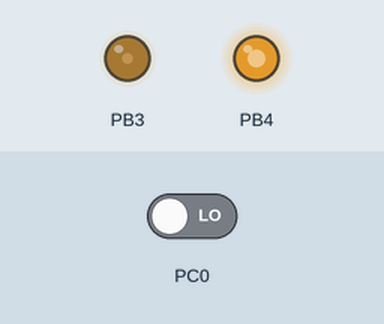
A program run on a simulated ATmega644P, built with avr-gcc and emulated at 14.7456 MHz. Shown: output pins drawn as LEDs (lit = HIGH). The test bench sets the inputs (shaded band); at power-on: PC0 LOW. What the program prints to the serial monitor is not drawn.

Above: at 1.2 s.
1.3 s: PC0 driven HIGH
2.8 s: PC0 driven LOW
Timing chart, 0 to 5.8 s (numbered marks = the images above; inputs shaded):
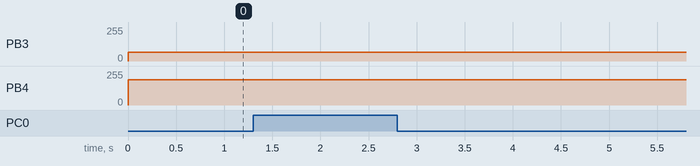

Measured:
- after the input at 1.3 s, every drawn part: stays the same
- after the input at 2.8 s, every drawn part: stays the same

The program:

main.c
```c
/*
 * Lab 1 Design 2.c
 *
 * Created: 5/11/2018 1:59:43 PM
 * Author : Group 27
 */

#include "uart.h"
#include <stdint.h>
#include <stdio.h>
#include <avr/io.h>
#include <avr/interrupt.h>
#include <util/delay.h>

#define TIMER_SPEED	(F_CPU/8)
/*
	PIN Change ISR for PC0.
	Measures the frequency and duty cycle of PWM waveforms and outputs the values
	over UART Baud 115200.
*/
ISR(PCINT2_vect)
{
//	static uint16_t t1;
//	static uint16_t t2;
//	static uint16_t delta_t;
//	static uint16_t t_high;
//	static uint16_t t_duty;
//	static uint16_t duty;
//	static uint8_t falling = 0;
//	static uint8_t first_rise = 1;
//	static uint16_t freq;

	if(PINC & 0x01) {
	/*	if(first_rise) {
		// This handles the first rise of a PWM
			t1 = ((uint16_t)TCNT1L) | ((uint16_t)TCNT1H<<8);
			first_rise = 0;
			falling = 1;
		}
		else if(!falling) {
		// this handles the second rise of a period of a PWM
			t2 = ((uint16_t)TCNT1L) | ((uint16_t)TCNT1H<<8);
			delta_t = t2 - t1;
			t_duty = t_high - t1;
			duty = (uint16_t)(((float)t_duty/delta_t)*100.);
			freq = (uint16_t)(TIMER_SPEED/delta_t);
			printf("\nt1 = %u\nt2 = %u\ndelta_t = %u\nt_high = %u\nt_duty = %u\nduty = %u\nfreq = %u\n",t1,t2,delta_t,t_high,t_duty,duty,freq);
			first_rise = 1;
			_delay_ms(2500);
		}
		else {
		//	This handles if an interrupt is missed
		//	This will reset the pulse we are measuring
			first_rise = 1;
			falling = 0;

		}*/
	printf("HIGH\n");
	}
	else {
		printf("LOW\n");
	}
/*	else if(falling){
	// This handles the falling edge of the PWM period
		t_high = ((uint16_t)TCNT1L) | ((uint16_t)TCNT1H<<8);
		falling = 0;
	}
*/
}

int main(void)
{
	init_uart();
/*	Set DDR */
	DDRB |= (1<<PB3) | (1<<PB4);
	DDRC &= (0<<PC0);
/*	Configure Fast PWM Mode	*/
	TCCR0A |= (1<<WGM00) | (1<<WGM01) | (1<<COM0B1) | (1<<COM0A1);
	TCCR0B |= (1<<CS01);
/*	Set one wave to have 25% duty cycle and one to have 75% duty cycle */
	OCR0A = 64;
	OCR0B = 191;
/*	Enable TIMER1 with prescale factor 8 */
	TCCR1B = (1<<CS11);
/*	Enable PCINT on PC0 */
	PCICR |= (1<<PCIE2);
	PCMSK2 |= (1<<PCINT16);
	sei();

	_delay_ms(1000);

	while(1)
	{
	}


}
```

uart.c
```c
#include "uart.h"
#include <avr/io.h>
#include <stdio.h>

#define BAUDRATE	(uint16_t)((F_CPU/16UL/BAUD)-1)	// Baud eqn from datasheet

// Allows std streams for I/O
FILE mystdout = FDEV_SETUP_STREAM(uart_putchar,NULL,_FDEV_SETUP_WRITE);
FILE mystdin = FDEV_SETUP_STREAM(NULL,uart_getchar,_FDEV_SETUP_READ);

int uart_putchar(char c, FILE *stream)
{
	loop_until_bit_is_set(UCSR0A,UDRE0);
	UDR0 = c;
	return 0;
}

int uart_getchar(FILE *stream)
{
	loop_until_bit_is_set(UCSR0A,RXC0);
	return UDR0;
}

void init_uart()
{
	UCSR0B |= (1<<RXEN0)|(1<<TXEN0);
	UCSR0C |= (1<<UCSZ01) | (1<<UCSZ00);	// 8 bit data frame

	UBRR0H = (unsigned char)(BAUDRATE>>8);	// Set baud
	UBRR0L = (unsigned char)(BAUDRATE);

	stdout = &mystdout;
	stdin = &mystdin;

	printf("Atmega644p UART Connection Established...\n\n");
}
```

uart.h
```c
// UART.h
#ifndef UART_H
#define UART_H

#include <stdio.h>

#define F_CPU		14745600UL
#define BAUD		115200UL					// desired baud

int uart_putchar(char c,FILE *stream);
int uart_getchar(FILE *stream);
void init_uart(void);

#endif
```
